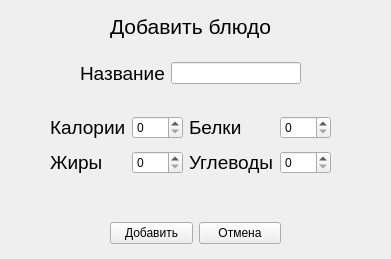
<?xml version="1.0" encoding="UTF-8"?>
<ui version="4.0">
 <class>addDishWindow</class>
 <widget class="QDialog" name="addDishWindow">
  <property name="geometry">
   <rect>
    <x>0</x>
    <y>0</y>
    <width>391</width>
    <height>259</height>
   </rect>
  </property>
  <property name="windowTitle">
   <string>Dialog</string>
  </property>
  <widget class="QLabel" name="label_8">
   <property name="geometry">
    <rect>
     <x>110</x>
     <y>10</y>
     <width>171</width>
     <height>33</height>
    </rect>
   </property>
   <property name="font">
    <font>
     <family>Segoe UI</family>
     <pointsize>16</pointsize>
    </font>
   </property>
   <property name="text">
    <string>Добавить блюдо</string>
   </property>
  </widget>
  <widget class="QDialogButtonBox" name="buttonBox_2">
   <property name="geometry">
    <rect>
     <x>260</x>
     <y>230</y>
     <width>341</width>
     <height>32</height>
    </rect>
   </property>
   <property name="orientation">
    <enum>Qt::Orientation::Horizontal</enum>
   </property>
   <property name="standardButtons">
    <set>QDialogButtonBox::StandardButton::Cancel</set>
   </property>
   <property name="centerButtons">
    <bool>false</bool>
   </property>
  </widget>
  <widget class="QWidget" name="layoutWidget">
   <property name="geometry">
    <rect>
     <x>110</x>
     <y>220</y>
     <width>171</width>
     <height>26</height>
    </rect>
   </property>
   <layout class="QHBoxLayout" name="horizontalLayout">
    <item>
     <widget class="QPushButton" name="dishAddButton">
      <property name="text">
       <string>Добавить</string>
      </property>
     </widget>
    </item>
    <item>
     <widget class="QPushButton" name="dishCancelButton">
      <property name="text">
       <string>Отмена</string>
      </property>
     </widget>
    </item>
   </layout>
  </widget>
  <widget class="QWidget" name="layoutWidget">
   <property name="geometry">
    <rect>
     <x>50</x>
     <y>110</y>
     <width>281</width>
     <height>71</height>
    </rect>
   </property>
   <layout class="QGridLayout" name="gridLayout">
    <item row="0" column="0">
     <widget class="QLabel" name="label_6">
      <property name="font">
       <font>
        <family>Segoe UI</family>
        <pointsize>14</pointsize>
       </font>
      </property>
      <property name="text">
       <string>Калории</string>
      </property>
     </widget>
    </item>
    <item row="0" column="1">
     <widget class="QSpinBox" name="caloriesSpinBox">
      <property name="styleSheet">
       <string notr="true"/>
      </property>
      <property name="wrapping">
       <bool>false</bool>
      </property>
      <property name="frame">
       <bool>true</bool>
      </property>
      <property name="accelerated">
       <bool>false</bool>
      </property>
      <property name="keyboardTracking">
       <bool>true</bool>
      </property>
      <property name="showGroupSeparator" stdset="0">
       <bool>false</bool>
      </property>
      <property name="maximum">
       <number>999</number>
      </property>
      <property name="stepType">
       <enum>QAbstractSpinBox::StepType::DefaultStepType</enum>
      </property>
     </widget>
    </item>
    <item row="0" column="2">
     <widget class="QLabel" name="label_7">
      <property name="font">
       <font>
        <family>Segoe UI</family>
        <pointsize>14</pointsize>
       </font>
      </property>
      <property name="text">
       <string>Белки</string>
      </property>
     </widget>
    </item>
    <item row="0" column="3">
     <widget class="QSpinBox" name="proteinsSpinBox">
      <property name="styleSheet">
       <string notr="true"/>
      </property>
      <property name="maximum">
       <number>999</number>
      </property>
     </widget>
    </item>
    <item row="1" column="0">
     <widget class="QLabel" name="label_9">
      <property name="font">
       <font>
        <family>Segoe UI</family>
        <pointsize>14</pointsize>
       </font>
      </property>
      <property name="text">
       <string>Жиры</string>
      </property>
     </widget>
    </item>
    <item row="1" column="1">
     <widget class="QSpinBox" name="fatsSpinBox">
      <property name="styleSheet">
       <string notr="true"/>
      </property>
      <property name="maximum">
       <number>999</number>
      </property>
     </widget>
    </item>
    <item row="1" column="2">
     <widget class="QLabel" name="label_10">
      <property name="font">
       <font>
        <family>Segoe UI</family>
        <pointsize>14</pointsize>
       </font>
      </property>
      <property name="text">
       <string>Углеводы</string>
      </property>
     </widget>
    </item>
    <item row="1" column="3">
     <widget class="QSpinBox" name="carbohydratesSpinBox">
      <property name="styleSheet">
       <string notr="true"/>
      </property>
      <property name="maximum">
       <number>999</number>
      </property>
     </widget>
    </item>
   </layout>
  </widget>
  <widget class="QWidget" name="layoutWidget">
   <property name="geometry">
    <rect>
     <x>80</x>
     <y>60</y>
     <width>221</width>
     <height>28</height>
    </rect>
   </property>
   <layout class="QGridLayout" name="gridLayout_2">
    <item row="0" column="0">
     <widget class="QLabel" name="label_5">
      <property name="font">
       <font>
        <family>Segoe UI</family>
        <pointsize>14</pointsize>
       </font>
      </property>
      <property name="text">
       <string>Название</string>
      </property>
     </widget>
    </item>
    <item row="0" column="1">
     <widget class="QLineEdit" name="dishNameLineEdit"/>
    </item>
   </layout>
  </widget>
 </widget>
 <resources/>
 <connections/>
</ui>
